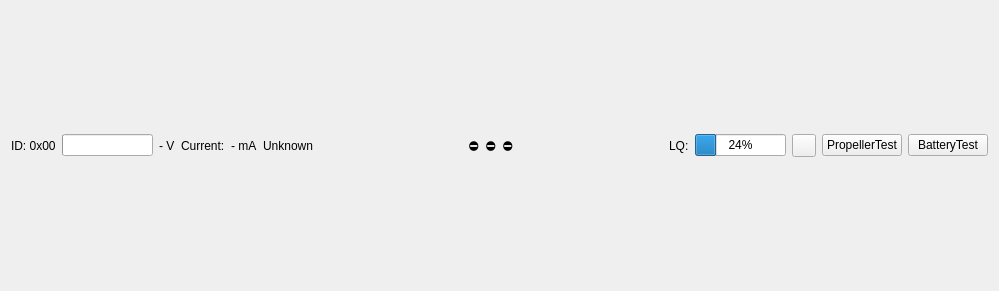
<?xml version="1.0" encoding="UTF-8"?>
<ui version="4.0">
 <class>CrazyflieStatusWidget</class>
 <widget class="QWidget" name="CrazyflieStatusWidget">
  <property name="geometry">
   <rect>
    <x>0</x>
    <y>0</y>
    <width>999</width>
    <height>291</height>
   </rect>
  </property>
  <property name="sizePolicy">
   <sizepolicy hsizetype="Minimum" vsizetype="Preferred">
    <horstretch>0</horstretch>
    <verstretch>0</verstretch>
   </sizepolicy>
  </property>
  <property name="mouseTracking">
   <bool>false</bool>
  </property>
  <layout class="QHBoxLayout" name="horizontalLayout">
   <property name="sizeConstraint">
    <enum>QLayout::SetDefaultConstraint</enum>
   </property>
   <property name="topMargin">
    <number>0</number>
   </property>
   <property name="bottomMargin">
    <number>0</number>
   </property>
   <item>
    <widget class="QLabel" name="label_id">
     <property name="sizePolicy">
      <sizepolicy hsizetype="Minimum" vsizetype="Preferred">
       <horstretch>0</horstretch>
       <verstretch>0</verstretch>
      </sizepolicy>
     </property>
     <property name="text">
      <string>ID: 0x00</string>
     </property>
    </widget>
   </item>
   <item>
    <widget class="QProgressBar" name="battery_progress">
     <property name="sizePolicy">
      <sizepolicy hsizetype="Maximum" vsizetype="Fixed">
       <horstretch>0</horstretch>
       <verstretch>0</verstretch>
      </sizepolicy>
     </property>
     <property name="maximumSize">
      <size>
       <width>200</width>
       <height>16777215</height>
      </size>
     </property>
     <property name="minimum">
      <number>0</number>
     </property>
     <property name="maximum">
      <number>100</number>
     </property>
     <property name="value">
      <number>0</number>
     </property>
     <property name="textVisible">
      <bool>false</bool>
     </property>
    </widget>
   </item>
   <item>
    <widget class="QLabel" name="battery_label">
     <property name="text">
      <string>- V</string>
     </property>
    </widget>
   </item>
   <item>
    <widget class="QLabel" name="label_current">
     <property name="text">
      <string>Current:</string>
     </property>
    </widget>
   </item>
   <item>
    <widget class="QLabel" name="charge_label">
     <property name="text">
      <string>- mA</string>
     </property>
    </widget>
   </item>
   <item>
    <widget class="QLabel" name="state_label">
     <property name="text">
      <string>Unknown</string>
     </property>
    </widget>
   </item>
   <item>
    <spacer name="horizontalSpacer_2">
     <property name="orientation">
      <enum>Qt::Horizontal</enum>
     </property>
     <property name="sizeHint" stdset="0">
      <size>
       <width>40</width>
       <height>20</height>
      </size>
     </property>
    </spacer>
   </item>
   <item>
    <widget class="QLabel" name="canFly_icon">
     <property name="toolTip">
      <string>canFly</string>
     </property>
     <property name="text">
      <string>⛔</string>
     </property>
    </widget>
   </item>
   <item>
    <widget class="QLabel" name="isFlying_icon">
     <property name="toolTip">
      <string>isFlying</string>
     </property>
     <property name="text">
      <string>⛔</string>
     </property>
    </widget>
   </item>
   <item>
    <widget class="QLabel" name="isTumbled_icon">
     <property name="toolTip">
      <string>isTumbled</string>
     </property>
     <property name="text">
      <string>⛔</string>
     </property>
    </widget>
   </item>
   <item>
    <spacer name="horizontalSpacer">
     <property name="orientation">
      <enum>Qt::Horizontal</enum>
     </property>
     <property name="sizeHint" stdset="0">
      <size>
       <width>40</width>
       <height>20</height>
      </size>
     </property>
    </spacer>
   </item>
   <item>
    <widget class="QLabel" name="label">
     <property name="text">
      <string>LQ:</string>
     </property>
    </widget>
   </item>
   <item>
    <widget class="QProgressBar" name="link_quality_progress">
     <property name="sizePolicy">
      <sizepolicy hsizetype="Maximum" vsizetype="Fixed">
       <horstretch>0</horstretch>
       <verstretch>0</verstretch>
      </sizepolicy>
     </property>
     <property name="minimumSize">
      <size>
       <width>0</width>
       <height>0</height>
      </size>
     </property>
     <property name="maximumSize">
      <size>
       <width>200</width>
       <height>16777215</height>
      </size>
     </property>
     <property name="toolTip">
      <string>LinkQuality of last n messages</string>
     </property>
     <property name="value">
      <number>24</number>
     </property>
    </widget>
   </item>
   <item>
    <widget class="QToolButton" name="flight_control_modal">
     <property name="text">
      <string/>
     </property>
     <property name="icon">
      <iconset theme="input-gaming">
       <normaloff>.</normaloff>.</iconset>
     </property>
    </widget>
   </item>
   <item>
    <widget class="QPushButton" name="propeller_test_button">
     <property name="text">
      <string>PropellerTest</string>
     </property>
    </widget>
   </item>
   <item>
    <widget class="QPushButton" name="battery_test_button">
     <property name="text">
      <string>BatteryTest</string>
     </property>
    </widget>
   </item>
  </layout>
 </widget>
 <resources/>
 <connections/>
</ui>
